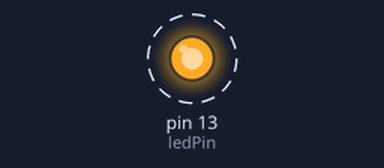
This sketch was run on a simulated Arduino Uno, built with avr-gcc and run on an emulated ATmega328P. Shown: output pins drawn as LEDs (lit = HIGH). Dashed ring = blinking. What the sketch prints to the serial monitor is not drawn.

Above: at 0.5 s.
Timing chart, 0 to 4.6 s (numbered marks = the images above):
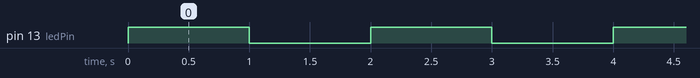

The sketch:

sketch_20250619_102619.ino
```cpp
const int ledPin = 13; // LED connected to digital pin 13

void setup() {
  pinMode(ledPin, OUTPUT); // sets the digital pin as output
  Serial.begin(9600); // opens serial port, sets data rate to 9600 bps
}

void loop() {
  digitalWrite(ledPin, HIGH); // turns the LED on
  Serial.println("LED is on");
  delay(1000); // waits for a second
  digitalWrite(ledPin, LOW); // turns the LED off
  Serial.println("LED is off");
  delay(1000); // waits for a second
}
```

Measured:
- by itself, pin 13 (ledPin): alternates HIGH for 1.0 s and LOW for 1.0 s
